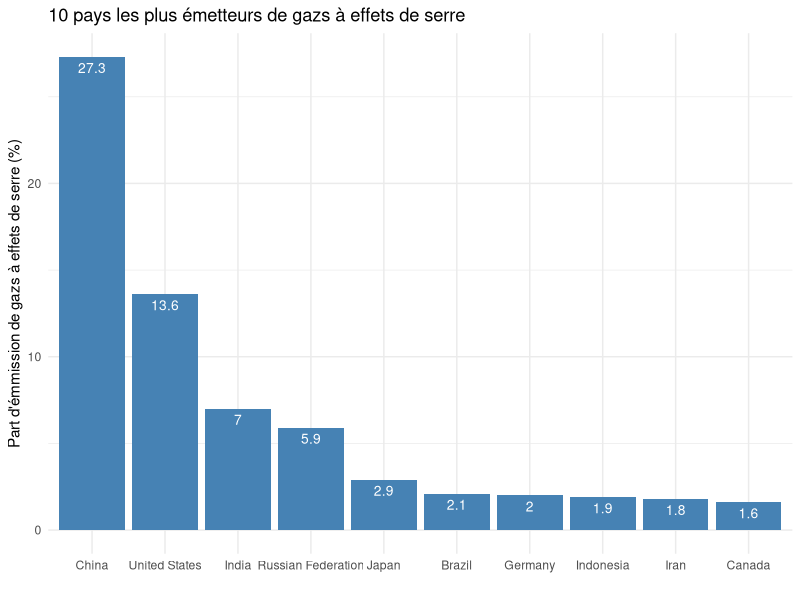

The R script that drew this image: (Note: this script raises an error after producing the figure.)
library(tidyverse)
library(ggplot2)
library(dplyr)


temporel<-read.csv("temporel.csv",header=T,sep=";")
GES<-read.csv("GES1.csv", header = T, sep=";")

test<-read.csv("GES3.csv", header = T, sep=";")

# graphique 1 : proportions mondiales d'émmissions de CO2 par pays 

GES %>% 
  mutate(tot = CO2_2016+CH4_2016) %>% 
  mutate(prop = round(((tot/sum(tot)) * 100),1)) %>%
  arrange(desc(prop)) %>%
  slice(1:10) %>%
  ggplot() +
  aes(x=reorder(Country,(-prop)), y=prop) +
  geom_bar(stat="identity", fill ="steelblue") +
  ggtitle("10 pays les plus émetteurs de gazs à effets de serre") +
  xlab("") +
  ylab("Part d'émmission de gazs à effets de serre (%)") +
  geom_text(aes(label=prop), vjust=1.6, color="white", size=3.5)+
  theme_minimal() 
  

# Classement des pays les plus émetteurs de CO2 (t/hab) par ordre décroissant en 2016
temporel3<-read.csv("temporel3.csv",header=T,sep=";")
CO2tot_2016<-temporel3 %>% filter(Annee=="2016")

graphgen<-CO2tot_2016 %>% 
  ggplot(aes(fct_rev(fct_reorder(Country.Name,
                                 TOTAL)),TOTAL))+
  geom_bar(stat = 'identity',color="pink")+ 
  labs(x='country',hjust=0.9)+
  theme(axis.text.x = element_text(face="bold", color="#993333", size=9, angle=90))+
  labs(y='CO2 (t/hab)',hjust=0.9)+
labs(title='Classement des pays les plus émetteurs de CO2 par ordre décroissant en 2016')

graphgen


# Evolution des émissions de CO2 (t/hab) selon le pays depuis 1970
temporel%>% filter(Country.Name==c("United States","France","Russia","China",
                                    "Germany","Korea","Saudi Arabia")) %>% 
  ggplot()+
  aes(x=Annee,y=TOTAL,color=Country.Name)+
  geom_line(size=1)+
  scale_x_continuous()+
  ylim(0,31)+
  ggtitle('Évolution  des émissions de CO2 par pays') +  
  xlab("année") + ylab("émissions de CO2 t/ hab") 
